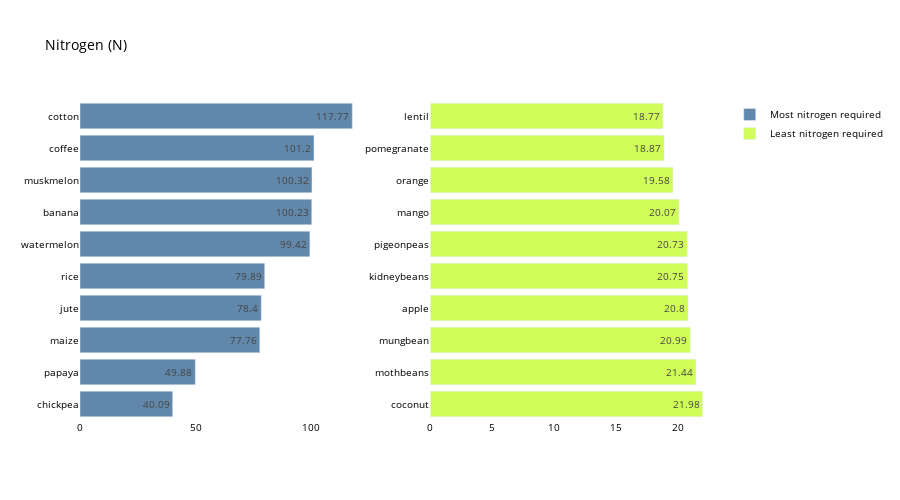

The code cell stored with this chart in its notebook:
### Markdown cell above
The plot shows the effect or amount of potassium needed for each crop type

### Code cell
sorted_N = ecology.sort_values(by='N',
ascending=False)
fig = make_subplots(rows=1, cols=2)
top = {
'y' : sorted_N['N'][0:10].sort_values().index,
'x' : sorted_N['N'][0:10].sort_values()
}
last = {
'y' : sorted_N['N'][-10:].index,
'x' : sorted_N['N'][-10:]
}
fig.add_trace(
go.Bar(top,
name="Most nitrogen required",
marker_color=random.choice(colors),
orientation='h',
text=top['x']),
row=1, col=1
)
fig.add_trace(
go.Bar(last,
name="Least nitrogen required",
marker_color=random.choice(colors),
orientation='h',
text=last['x']),
row=1, col=2
)
fig.update_traces(texttemplate='%{text}', textposition='inside')
fig.update_layout(title_text="Nitrogen (N)",
plot_bgcolor='white',
font_size=10,
font_color='black',
height=500)
fig.update_xaxes(showgrid=False)
fig.update_yaxes(showgrid=False)
fig.show()

### Figure 1 — Plotly figure (JSON) as saved in the notebook; plotly's stock layout.template omitted (floating-point values rounded to 4 significant figures)
{"data": [{"marker": {"color": "#6188AB"}, "name": "Most nitrogen required", "orientation": "h", "text": [40.09, 49.88, 77.76, 78.4, 79.89, 99.42, 100.2, 100.3, 101.2, 117.8], "textposition": "inside", "texttemplate": "%{text}", "type": "bar", "x": [40.09, 49.88, 77.76, 78.4, 79.89, 99.42, 100.2, 100.3, 101.2, 117.8], "xaxis": "x", "y": ["chickpea", "papaya", "maize", "jute", "rice", "watermelon", "banana", "muskmelon", "coffee", "cotton"], "yaxis": "y"}, {"marker": {"color": "#D1FD58"}, "name": "Least nitrogen required", "orientation": "h", "text": [21.98, 21.44, 20.99, 20.8, 20.75, 20.73, 20.07, 19.58, 18.87, 18.77], "textposition": "inside", "texttemplate": "%{text}", "type": "bar", "x": [21.98, 21.44, 20.99, 20.8, 20.75, 20.73, 20.07, 19.58, 18.87, 18.77], "xaxis": "x2", "y": ["coconut", "mothbeans", "mungbean", "apple", "kidneybeans", "pigeonpeas", "mango", "orange", "pomegranate", "lentil"], "yaxis": "y2"}], "layout": {"font": {"color": "black", "size": 10}, "height": 500, "plot_bgcolor": "white", "title": {"text": "Nitrogen (N)"}, "xaxis": {"anchor": "y", "domain": [0, 0.45], "showgrid": false}, "xaxis2": {"anchor": "y2", "domain": [0.55, 1], "showgrid": false}, "yaxis": {"anchor": "x", "domain": [0, 1], "showgrid": false}, "yaxis2": {"anchor": "x2", "domain": [0, 1], "showgrid": false}}}
